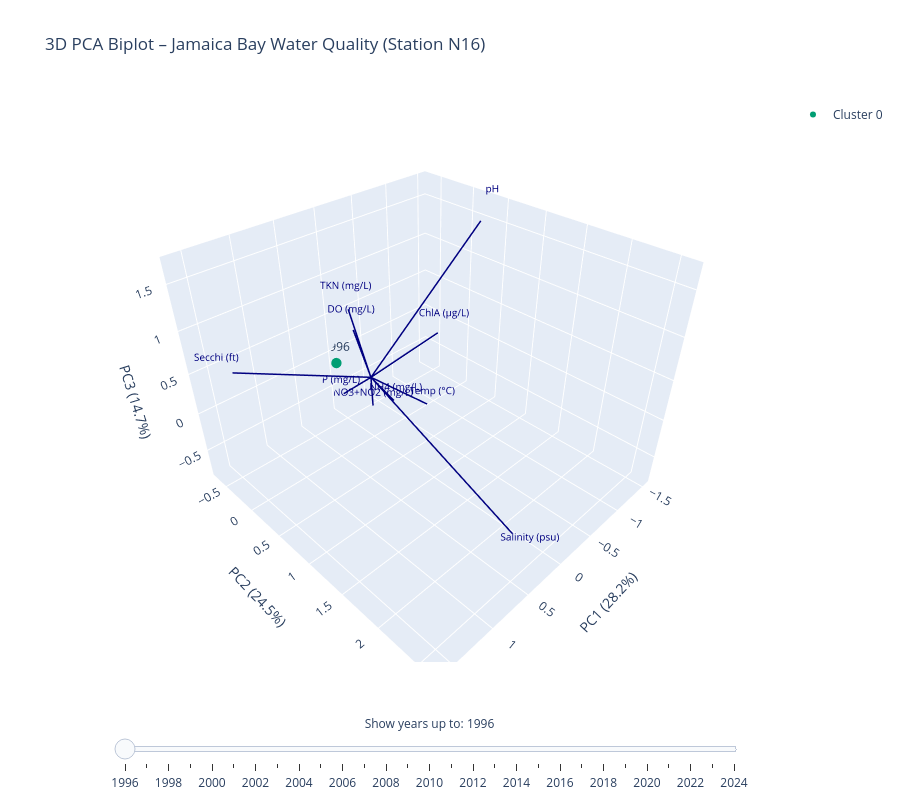

The notebook cell this image was saved under:
### Code cell
cluster_colors = {0: '#009E73', 1: '#CC79A7', 2: '#56B4E9'}
cluster_labels = {0: 'Cluster 0', 1: 'Cluster 1', 2: 'Cluster 2'}
scale = 2.5
sorted_years = sorted(pca3_df.index.tolist())

fig = go.Figure()

# Initial state: first year only
for cluster_id, color in cluster_colors.items():
    mask = (feature_means_pca_df['Cluster'] == cluster_id) & (pca3_df.index <= sorted_years[0])
    subset = pca3_df[mask]
    fig.add_trace(go.Scatter3d(
        x=subset['PC1'], y=subset['PC2'], z=subset['PC3'],
        mode='markers+text',
        text=[str(y) for y in subset.index],
        textposition='top center',
        marker=dict(size=6, color=color),
        name=cluster_labels[cluster_id]
    ))

# Loading arrows — static, not animated
for i, name in enumerate(feature_names_short):
    lx, ly, lz = loadings3[i, 0] * scale, loadings3[i, 1] * scale, loadings3[i, 2] * scale
    fig.add_trace(go.Scatter3d(
        x=[0, lx], y=[0, ly], z=[0, lz],
        mode='lines',
        line=dict(color='navy', width=3),
        showlegend=False
    ))
    fig.add_trace(go.Scatter3d(
        x=[lx * 1.1], y=[ly * 1.1], z=[lz * 1.1],
        mode='text',
        text=[name],
        textfont=dict(color='navy', size=10),
        showlegend=False
    ))

# Animation frames: cumulative reveal by year
frames = []
for year in sorted_years:
    frame_traces = []
    for cluster_id, color in cluster_colors.items():
        mask = (feature_means_pca_df['Cluster'] == cluster_id) & (pca3_df.index <= year)
        subset = pca3_df[mask]
        frame_traces.append(go.Scatter3d(
            x=subset['PC1'], y=subset['PC2'], z=subset['PC3'],
            mode='markers+text',
            text=[str(y) for y in subset.index],
            textposition='top center',
            marker=dict(size=6, color=color)
        ))
    frames.append(go.Frame(data=frame_traces, name=str(year), traces=[0, 1, 2]))

fig.frames = frames

fig.update_layout(
    title='3D PCA Biplot – Jamaica Bay Water Quality (Station N16)',
    scene=dict(
        xaxis_title=f'PC1 ({ev3[0]*100:.1f}%)',
        yaxis_title=f'PC2 ({ev3[1]*100:.1f}%)',
        zaxis_title=f'PC3 ({ev3[2]*100:.1f}%)',
    ),
    sliders=[{
        'active': 0,
        'steps': [
            {
                'args': [[str(year)], {'frame': {'duration': 300, 'redraw': True}, 'mode': 'immediate'}],
                'label': str(year),
                'method': 'animate'
            }
            for year in sorted_years
        ],
        'currentvalue': {'prefix': 'Show years up to: ', 'visible': True, 'xanchor': 'center'},
        'pad': {'t': 50},
        'len': 0.9,
        'x': 0.05
    }],
    width=900,
    height=800
)

fig.show()
fig.write_html('n16_pca_3d_slider.html')

### Figure 1 — Plotly figure (JSON) as saved in the notebook; plotly's stock layout.template omitted (floating-point values rounded to 4 significant figures)
{"data": [{"marker": {"color": "#009E73", "size": 6}, "mode": "markers+text", "name": "Cluster 0", "text": ["1996"], "textposition": "top center", "type": "scatter3d", "x": [-0.02309], "y": [-0.6646], "z": [-0.1306]}, {"marker": {"color": "#CC79A7", "size": 6}, "mode": "markers+text", "name": "Cluster 1", "text": [], "textposition": "top center", "type": "scatter3d", "x": [], "y": [], "z": []}, {"marker": {"color": "#56B4E9", "size": 6}, "mode": "markers+text", "name": "Cluster 2", "text": [], "textposition": "top center", "type": "scatter3d", "x": [], "y": [], "z": []}, {"line": {"color": "navy", "width": 3}, "mode": "lines", "showlegend": false, "type": "scatter3d", "x": [0, -0.7443], "y": [0, 0.1426], "z": [0, -0.6989]}, {"mode": "text", "showlegend": false, "text": ["Temp (°C)"], "textfont": {"color": "navy", "size": 10}, "type": "scatter3d", "x": [-0.8188], "y": [0.1569], "z": [-0.7688]}, {"line": {"color": "navy", "width": 3}, "mode": "lines", "showlegend": false, "type": "scatter3d", "x": [0, 0.1774], "y": [0, -0.02867], "z": [0, 0.6819]}, {"mode": "text", "showlegend": false, "text": ["DO (mg/L)"], "textfont": {"color": "navy", "size": 10}, "type": "scatter3d", "x": [0.1952], "y": [-0.03153], "z": [0.7501]}, {"line": {"color": "navy", "width": 3}, "mode": "lines", "showlegend": false, "type": "scatter3d", "x": [0, 0.3619], "y": [0, 2.371], "z": [0, -0.4086]}, {"mode": "text", "showlegend": false, "text": ["Salinity (psu)"], "textfont": {"color": "navy", "size": 10}, "type": "scatter3d", "x": [0.3981], "y": [2.608], "z": [-0.4495]}, {"line": {"color": "navy", "width": 3}, "mode": "lines", "showlegend": false, "type": "scatter3d", "x": [0, -1.383], "y": [0, 0.3281], "z": [0, 1.54]}, {"mode": "text", "showlegend": false, "text": ["pH"], "textfont": {"color": "navy", "size": 10}, "type": "scatter3d", "x": [-1.521], "y": [0.3609], "z": [1.694]}, {"line": {"color": "navy", "width": 3}, "mode": "lines", "showlegend": false, "type": "scatter3d", "x": [0, 1.462], "y": [0, -0.3138], "z": [0, 0.6198]}, {"mode": "text", "showlegend": false, "text": ["Secchi (ft)"], "textfont": {"color": "navy", "size": 10}, "type": "scatter3d", "x": [1.608], "y": [-0.3452], "z": [0.6818]}, {"line": {"color": "navy", "width": 3}, "mode": "lines", "showlegend": false, "type": "scatter3d", "x": [0, -1.029], "y": [0, 0.03866], "z": [0, 0.1583]}, {"mode": "text", "showlegend": false, "text": ["ChlA (µg/L)"], "textfont": {"color": "navy", "size": 10}, "type": "scatter3d", "x": [-1.132], "y": [0.04252], "z": [0.1742]}, {"line": {"color": "navy", "width": 3}, "mode": "lines", "showlegend": false, "type": "scatter3d", "x": [0, 0.03937], "y": [0, -0.4858], "z": [0, -0.4604]}, {"mode": "text", "showlegend": false, "text": ["P (mg/L)"], "textfont": {"color": "navy", "size": 10}, "type": "scatter3d", "x": [0.04331], "y": [-0.5344], "z": [-0.5064]}, {"line": {"color": "navy", "width": 3}, "mode": "lines", "showlegend": false, "type": "scatter3d", "x": [0, -0.4256], "y": [0, -0.1129], "z": [0, -0.6109]}, {"mode": "text", "showlegend": false, "text": ["NH4 (mg/L)"], "textfont": {"color": "navy", "size": 10}, "type": "scatter3d", "x": [-0.4682], "y": [-0.1242], "z": [-0.672]}, {"line": {"color": "navy", "width": 3}, "mode": "lines", "showlegend": false, "type": "scatter3d", "x": [0, 0.4149], "y": [0, 0.2266], "z": [0, 1.123]}, {"mode": "text", "showlegend": false, "text": ["TKN (mg/L)"], "textfont": {"color": "navy", "size": 10}, "type": "scatter3d", "x": [0.4564], "y": [0.2493], "z": [1.235]}, {"line": {"color": "navy", "width": 3}, "mode": "lines", "showlegend": false, "type": "scatter3d", "x": [0, -0.2614], "y": [0, -0.316], "z": [0, -0.7089]}, {"mode": "text", "showlegend": false, "text": ["NO3+NO2 (mg/L)"], "textfont": {"color": "navy", "size": 10}, "type": "scatter3d", "x": [-0.2875], "y": [-0.3476], "z": [-0.7798]}], "layout": {"height": 800, "scene": {"xaxis": {"title": {"text": "PC1 (28.2%)"}}, "yaxis": {"title": {"text": "PC2 (24.5%)"}}, "zaxis": {"title": {"text": "PC3 (14.7%)"}}}, "sliders": [{"active": 0, "currentvalue": {"prefix": "Show years up to: ", "visible": true, "xanchor": "center"}, "len": 0.9, "pad": {"t": 50}, "steps": [{"args": [["1996"], {"frame": {"duration": 300, "redraw": true}, "mode": "immediate"}], "label": "1996", "method": "animate"}, {"args": [["1997"], {"frame": {"duration": 300, "redraw": true}, "mode": "immediate"}], "label": "1997", "method": "animate"}, {"args": [["1998"], {"frame": {"duration": 300, "redraw": true}, "mode": "immediate"}], "label": "1998", "method": "animate"}, {"args": [["1999"], {"frame": {"duration": 300, "redraw": true}, "mode": "immediate"}], "label": "1999", "method": "animate"}, {"args": [["2000"], {"frame": {"duration": 300, "redraw": true}, "mode": "immediate"}], "label": "2000", "method": "animate"}, {"args": [["2001"], {"frame": {"duration": 300, "redraw": true}, "mode": "immediate"}], "label": "2001", "method": "animate"}, {"args": [["2002"], {"frame": {"duration": 300, "redraw": true}, "mode": "immediate"}], "label": "2002", "method": "animate"}, {"args": [["2003"], {"frame": {"duration": 300, "redraw": true}, "mode": "immediate"}], "label": "2003", "method": "animate"}, {"args": [["2004"], {"frame": {"duration": 300, "redraw": true}, "mode": "immediate"}], "label": "2004", "method": "animate"}, {"args": [["2005"], {"frame": {"duration": 300, "redraw": true}, "mode": "immediate"}], "label": "2005", "method": "animate"}, {"args": [["2006"], {"frame": {"duration": 300, "redraw": true}, "mode": "immediate"}], "label": "2006", "method": "animate"}, {"args": [["2007"], {"frame": {"duration": 300, "redraw": true}, "mode": "immediate"}], "label": "2007", "method": "animate"}, {"args": [["2008"], {"frame": {"duration": 300, "redraw": true}, "mode": "immediate"}], "label": "2008", "method": "animate"}, {"args": [["2009"], {"frame": {"duration": 300, "redraw": true}, "mode": "immediate"}], "label": "2009", "method": "animate"}, {"args": [["2010"], {"frame": {"duration": 300, "redraw": true}, "mode": "immediate"}], "label": "2010", "method": "animate"}, {"args": [["2011"], {"frame": {"duration": 300, "redraw": true}, "mode": "immediate"}], "label": "2011", "method": "animate"}, {"args": [["2012"], {"frame": {"duration": 300, "redraw": true}, "mode": "immediate"}], "label": "2012", "method": "animate"}, {"args": [["2013"], {"frame": {"duration": 300, "redraw": true}, "mode": "immediate"}], "label": "2013", "method": "animate"}, {"args": [["2014"], {"frame": {"duration": 300, "redraw": true}, "mode": "immediate"}], "label": "2014", "method": "animate"}, {"args": [["2015"], {"frame": {"duration": 300, "redraw": true}, "mode": "immediate"}], "label": "2015", "method": "animate"}, {"args": [["2016"], {"frame": {"duration": 300, "redraw": true}, "mode": "immediate"}], "label": "2016", "method": "animate"}, {"args": [["2017"], {"frame": {"duration": 300, "redraw": true}, "mode": "immediate"}], "label": "2017", "method": "animate"}, {"args": [["2018"], {"frame": {"duration": 300, "redraw": true}, "mode": "immediate"}], "label": "2018", "method": "animate"}, {"args": [["2019"], {"frame": {"duration": 300, "redraw": true}, "mode": "immediate"}], "label": "2019", "method": "animate"}, {"args": [["2020"], {"frame": {"duration": 300, "redraw": true}, "mode": "immediate"}], "label": "2020", "method": "animate"}, {"args": [["2021"], {"frame": {"duration": 300, "redraw": true}, "mode": "immediate"}], "label": "2021", "method": "animate"}, {"args": [["2022"], {"frame": {"duration": 300, "redraw": true}, "mode": "immediate"}], "label": "2022", "method": "animate"}, {"args": [["2023"], {"frame": {"duration": 300, "redraw": true}, "mode": "immediate"}], "label": "2023", "method": "animate"}, {"args": [["2024"], {"frame": {"duration": 300, "redraw": true}, "mode": "immediate"}], "label": "2024", "method": "animate"}], "x": 0.05}], "title": {"text": "3D PCA Biplot – Jamaica Bay Water Quality (Station N16)"}, "width": 900}}
